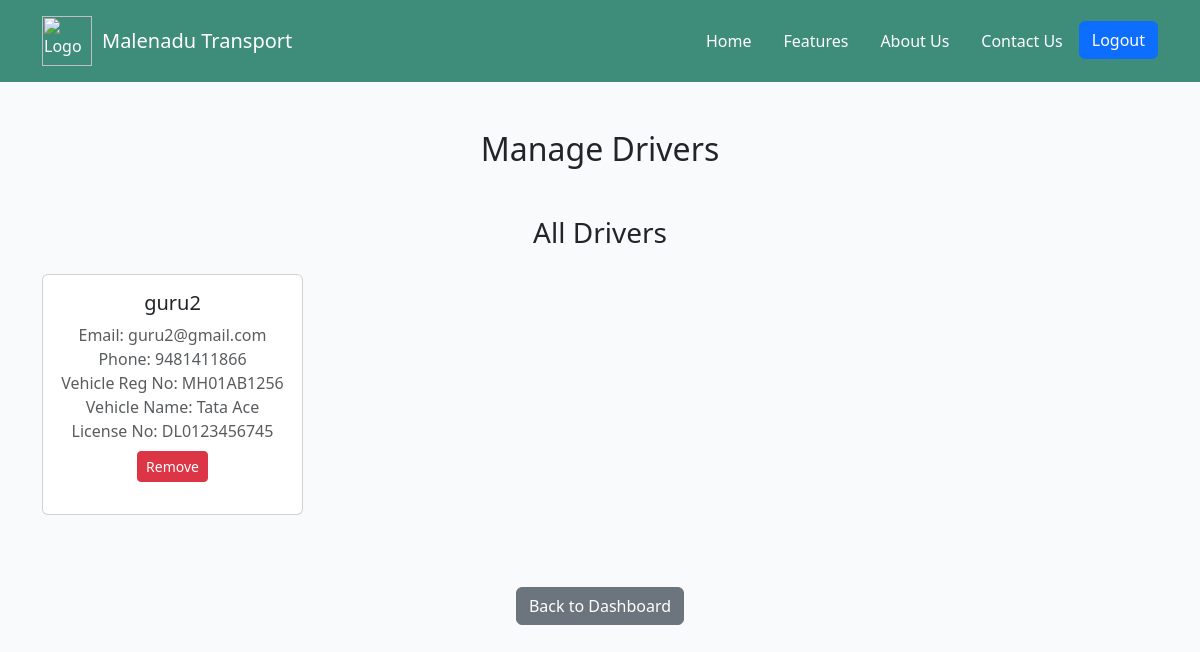
Page /managdriver.php on the committed database.
### tables this page shows
CREATE TABLE IF NOT EXISTS `users` (
  `user_id` int NOT NULL AUTO_INCREMENT,
  `name` varchar(100) NOT NULL,
  `email` varchar(100) NOT NULL,
  `phone` varchar(15) NOT NULL,
  `password` varchar(100) NOT NULL,
  `user_type` enum('customer','driver','admin') NOT NULL,
  `created_at` timestamp NULL DEFAULT CURRENT_TIMESTAMP,
  `reset_token` varchar(255) DEFAULT NULL,
  PRIMARY KEY (`user_id`),
  UNIQUE KEY `email` (`email`)
);

CREATE TABLE IF NOT EXISTS `drivers` (
  `id` int NOT NULL AUTO_INCREMENT,
  `user_id` int NOT NULL,
  `name` varchar(255) NOT NULL,
  `license_no` varchar(255) NOT NULL,
  `vehicle_reg_no` varchar(255) NOT NULL,
  `vehicle_name` varchar(255) NOT NULL,
  `vehicle_type` varchar(50) DEFAULT NULL,
  `vehicle_photo` varchar(255) NOT NULL,
  `license_verified` tinyint(1) DEFAULT '0',
  `vehicle_verified` tinyint(1) DEFAULT '0',
  `per_km_price` decimal(10,2) DEFAULT NULL,
  `capacity` decimal(5,2) DEFAULT NULL COMMENT 'Capacity in tons',
  `taluk` varchar(100) DEFAULT NULL,
  PRIMARY KEY (`id`),
  KEY `idx_user_id` (`user_id`)
);

### managdriver.php (the view, shortened to what this page needs)
<?php
include 'header.php';
include 'db_connect.php';
?>
<!DOCTYPE html>
<html lang="en">
<head>
    <link href="https://cdn.jsdelivr.net/npm/bootstrap@5.3.0/dist/css/bootstrap.min.css" rel="stylesheet">
</head>
<body>
<div class="container py-5">
    <h2 class="mb-4 text-center">Manage Drivers</h2>
    <div class="row mt-5">
        <h3 class="text-center mb-4">All Drivers</h3>
        <?php
        $drivers = $conn->query("SELECT user_id, name, email, phone FROM users WHERE user_type = 'driver'");
        if ($drivers && $drivers->num_rows > 0) {
            while ($d = $drivers->fetch_assoc()) {
                $did = isset($d['user_id']) ? (int)$d['user_id'] : 0;
                $dname = (!empty($d['name'])) ? $d['name'] : 'Unknown';
                $demail = isset($d['email']) ? $d['email'] : '';
                $dphone = isset($d['phone']) ? $d['phone'] : '';
                $vehicle = $conn->prepare("SELECT vehicle_reg_no, vehicle_name, license_no FROM drivers WHERE user_id = ? LIMIT 1");
                $vehicle_reg_no = $vehicle_name = $license_no = '';
                if ($vehicle) {
                    $vehicle->bind_param("i", $did);
                    $vehicle->execute();
                    $vehicle->bind_result($vehicle_reg_no, $vehicle_name, $license_no);
                }
                echo '<div class="col-md-3 mb-4">';
                echo '<div class="card user-card h-100 p-3 text-center" style="cursor:pointer;">';
                echo '<h5>'.htmlspecialchars($dname).'</h5>';
                echo '<div class="text-muted">Email: '.htmlspecialchars($demail).'</div>';
                echo '<div class="text-muted">Phone: '.htmlspecialchars($dphone).'</div>';
                echo '<div class="text-muted">Vehicle Reg No: '.htmlspecialchars($vehicle_reg_no).'</div>';
                echo '<div class="text-muted">Vehicle Name: '.htmlspecialchars($vehicle_name).'</div>';
                echo '<div class="text-muted">License No: '.htmlspecialchars($license_no).'</div>';
                echo '<form method="POST" action="managdriver.php" onsubmit="return confirm(\'Are you sure you want to remove this driver?\');">';
                echo '<button type="submit" class="btn btn-danger btn-sm mt-2">Remove</button>';
                echo '</form>';
                echo '</div>';
                echo '</div>';
            }
        } else {
            echo '<div class="col-12 text-center">No drivers found.</div>';
        }
        ?>
    </div>
    <div class="text-center mt-5">
        <a href="admindashboard.php" class="btn btn-secondary">Back to Dashboard</a>
    </div>
</div>
</body>
</html>

### managdriver.php (style rules this page uses)
body { background: #f8fafc; }

### rows in the picture
users: name "guru2", email "guru2@gmail.com", phone "9481411866", drivers.vehicle_reg_no "MH01AB1256", drivers.vehicle_name "Tata Ace", drivers.license_no "DL0123456745"
